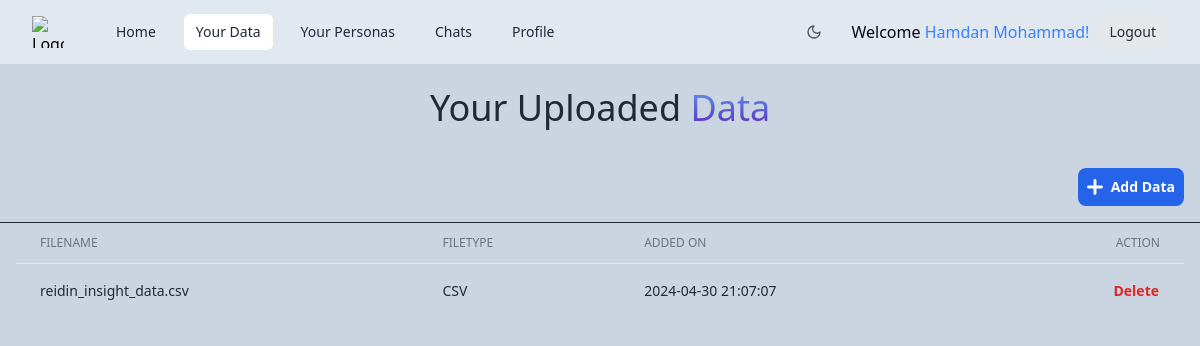
The page /data (signed in) on the database its author committed.
### models.py (models this page shows, shortened)
class User(UserMixin, db.Model):
    id = db.Column("id", db.Integer, primary_key=True)
    name = db.Column(db.String(100), nullable=False)
    username = db.Column(db.String(100), unique=True, nullable=False)
    email = db.Column(db.String(100), unique=True, nullable=False)
    password = db.Column(db.String(100), nullable=False)
    is_admin = db.Column(db.Boolean, nullable=True, default=False)
    personas = db.relationship('Persona', backref='user', lazy='dynamic')
    data = db.relationship('Data', backref='user', lazy='dynamic')
    conversations = db.relationship('Conversation', backref='user', lazy='dynamic')
    messages = db.relationship('Message', backref='user', lazy='dynamic')

class Data(db.Model):
    _id = db.Column("id", db.Integer, primary_key=True)
    datatype = db.Column(db.String(50), nullable=False)
    filepath = db.Column(db.String(500), nullable=False)
    added_on = db.Column(db.DateTime, nullable=False, default=db.func.now())
    user_id = db.Column(db.Integer, db.ForeignKey('user.id'), nullable=False)
    personas = db.relationship('Persona', backref='data', lazy='dynamic')

### app.py (the view, shortened to what this page needs)
@app.route('/data', methods=['GET', 'POST'])
@login_required
def data():
    files_list = Data.query.filter_by(user_id=session['_user_id']).all()
    form = UploadFileForm()
    return render_template('data.html', form=form, files=files_list)

### app.py (called while the page is built)
@login_manager.user_loader
def load_user(user_id):
    return User.query.get(int(user_id))

### templates/data.html (shortened to what this page needs)
{% extends 'base.html' %}
{% block content %}
<div class="max-w-3xl text-center mx-auto py-6">
  <h1 class="block font-medium text-gray-800 dark:text-gray-200 text-xl sm:text-2xl md:text-3xl lg:text-4xl">
    Your Uploaded <span
      class="bg-clip-text bg-gradient-to-t from-violet-800 to-blue-400 dark:from-blue-300 dark:to-violet-800 text-transparent">
      Data</span>
  </h1>
</div>
<div class="flex justify-end items-center">
  <button type="button"
    class="m-4 p-2 inline-flex items-center gap-x-2 text-sm font-semibold rounded-lg border border-transparent bg-blue-600 text-white hover:bg-blue-700 disabled:opacity-50 disabled:pointer-events-none dark:focus:outline-none dark:focus:ring-1 dark:focus:ring-gray-600"
    data-hs-overlay="#hs-static-backdrop-modal">
    Add Data
  </button>
</div>
{% if files %}
<hr class="border-gray-800">
<div class="flex flex-col px-4">
  <div class="-m-1.5 overflow-x-auto">
    <div class="p-1.5 min-w-full inline-block align-middle">
      <div class="overflow-hidden">
        <table class="min-w-full divide-y divide-gray-200 dark:divide-gray-700">
          <thead>
            <tr>
              <th scope="col" class="px-6 py-3 text-start text-xs font-medium text-gray-500 uppercase">Filename</th>
              <th scope="col" class="px-6 py-3 text-start text-xs font-medium text-gray-500 uppercase">Filetype</th>
              <th scope="col" class="px-6 py-3 text-start text-xs font-medium text-gray-500 uppercase">Added On</th>
              <th scope="col" class="px-6 py-3 text-end text-xs font-medium text-gray-500 uppercase">Action</th>
            </tr>
          </thead>
          <tbody class="divide-y divide-gray-200 dark:divide-gray-700">
            {% for file in files %}
            <tr class="hover:bg-gray-100 dark:hover:bg-gray-700">
              <td class="px-6 py-4 whitespace-nowrap text-sm font-medium text-gray-800 dark:text-gray-200">
                {{ file.filepath }}
              </td>
              <td class="px-6 py-4 whitespace-nowrap text-sm text-gray-800 dark:text-gray-200">
                {{ file.datatype.upper() }}
              </td>
              <td class="px-6 py-4 whitespace-nowrap text-sm text-gray-800 dark:text-gray-200">
                {{ file.added_on }}
              </td>
              <td class="px-6 py-4 whitespace-nowrap text-end text-sm font-medium">
                <form method="post" action="{{ url_for('data') }}">
                  <button type="submit" name="delete-data"
                    onclick="return confirm('Are you sure you want to delete this data?')"
                    class="inline-flex items-center gap-x-2 text-sm font-semibold rounded-lg border border-transparent text-red-600 hover:text-red-800 disabled:opacity-50 disabled:pointer-events-none dark:text-red-500 dark:hover:text-red-400 dark:focus:outline-none dark:focus:ring-1 dark:focus:ring-gray-600">Delete</button>
                </form>
              </td>
            </tr>
            {% endfor %}
          </tbody>
        </table>
      </div>
    </div>
  </div>
</div>
{% else %}
<p class="mt-4 text-xl text-center text-gray-600 dark:text-gray-400">
  No data found! Start by uploading your first file.
</p>
{% endif %}
{% endblock %}

### templates/base.html (shortened to what this page needs)
<!DOCTYPE html>
<html>
<head>
	<link rel="stylesheet" href="{{ url_for('static',filename='dist/css/output.css') }}">
</head>
<body class="dark:bg-slate-900 bg-slate-300 h-full items-center py-16
	[&::-webkit-scrollbar]:w-2
  [&::-webkit-scrollbar-track]:bg-gray-100
  [&::-webkit-scrollbar-thumb]:bg-gray-400
  dark:[&::-webkit-scrollbar-track]:bg-slate-700
  dark:[&::-webkit-scrollbar-thumb]:bg-slate-500">
	<nav class="navbar bg-slate-200 dark:bg-gray-800">
		<div class="max-w-7xl mx-auto px-4 sm:px-6 lg:px-8">
			<div class="flex items-center justify-between h-16">
				<div class="flex items-center">
					<a href="#" class="flex-shrink-0">
						<img class="h-8 w-8" src="https://tailwindui.com/img/logos/workflow-mark-indigo-500.svg" alt="Logo">
					</a>
					<div class="hidden md:block">
						<div class="ml-10 flex items-baseline space-x-4">
							<a href="{{ url_for('index') }}"
								class="{% if request.path == url_for('index') %}text-gray-800 dark:text-gray-200 bg-white dark:bg-gray-600 {% else %} text-gray-800 dark:text-gray-300 hover:bg-gray-100 dark:hover:bg-gray-700 hover:text-gray-900 dark:hover:text-white{% endif %} px-3 py-2 rounded-md text-sm font-medium">
								Home</a>
							{% if current_user.is_authenticated %}
							<a href="{{ url_for('data') }}"
								class="{% if request.path == url_for('data') %}text-gray-800 dark:text-gray-200 bg-white dark:bg-gray-600 {% else %} text-gray-800 dark:text-gray-300 hover:bg-gray-100 dark:hover:bg-gray-700 hover:text-gray-900 dark:hover:text-white{% endif %} px-3 py-2 rounded-md text-sm font-medium">
								Your Data</a>
							<a href="{{ url_for('personas') }}"
								class="{% if request.path == url_for('personas') %}text-gray-800 dark:text-gray-200 bg-white dark:bg-gray-600 {% else %} text-gray-800 dark:text-gray-300 hover:bg-gray-100 dark:hover:bg-gray-700 hover:text-gray-900 dark:hover:text-white{% endif %} px-3 py-2 rounded-md text-sm font-medium">
								Your Personas</a>
							<a href="{{ url_for('chats') }}"
								class="{% if request.path == url_for('chats') %}text-gray-800 dark:text-gray-200 bg-white dark:bg-gray-600 {% else %} text-gray-800 dark:text-gray-300 hover:bg-gray-100 dark:hover:bg-gray-700 hover:text-gray-900 dark:hover:text-white{% endif %} px-3 py-2 rounded-md text-sm font-medium">
								Chats</a>
							<a href="{{ url_for('profile') }}"
								class="{% if request.path == url_for('profile') %}text-gray-800 dark:text-gray-200 bg-white dark:bg-gray-600 {% else %} text-gray-800 dark:text-gray-300 hover:bg-gray-100 dark:hover:bg-gray-700 hover:text-gray-900 dark:hover:text-white{% endif %} px-3 py-2 rounded-md text-sm font-medium">
								Profile</a>
							{% endif %}
						</div>
					</div>
				</div>
				<div class="hidden md:block">
					<div class="ml-4 flex items-center md:ml-6">
						<div>
							<button type="button"
								class="mx-3 p-2 border hover:border-gray-300 dark:hover:border-gray-600 rounded-md hs-dark-mode-active:hidden block hs-dark-mode group flex items-center text-gray-600 hover:text-blue-600 font-medium dark:text-gray-400 dark:hover:text-gray-500"
								data-hs-theme-click-value="dark">
								<svg class="flex-shrink-0 size-4" xmlns="http://www.w3.org/2000/svg" width="24" height="24"
									viewBox="0 0 24 24" fill="none" stroke="currentColor" stroke-width="2" stroke-linecap="round"
									stroke-linejoin="round">
									<path d="M12 3a6 6 0 0 0 9 9 9 9 0 1 1-9-9Z" />
								</svg>
							</button>
						</div>
						{% if current_user.is_authenticated %}
						<p class="p-2 text-gray-950 dark:text-white">Welcome
							<span class="font-medium text-blue-500">{{ current_user.name }}!</span></p>
						<a href="{{ url_for('logout') }}"
							class="bg-gray-200 dark:bg-gray-900 text-gray-800 dark:text-white px-3 py-2 rounded-md text-sm font-medium">
							Logout</a>
						{% else %}
						<a href="{{ url_for('login') }}"
							class="bg-gray-200 dark:bg-gray-900 text-gray-800 dark:text-white px-3 py-2 rounded-md text-sm font-medium">
							Login</a>
						{% endif %}
					</div>
				</div>
			</div>
		</div>
	</nav>
	{% block content %}{% endblock %}
</body>
</html>

### templates/base.html (style rules this page uses)
.navbar { position: fixed; top: 0; left: 0; right: 0; z-index: 50; }

### rows shown on the page
User: name "Hamdan Mohammad"
Data: filepath "reidin_insight_data.csv", datatype "CSV", added_on "2024-04-30 21:07:07"
